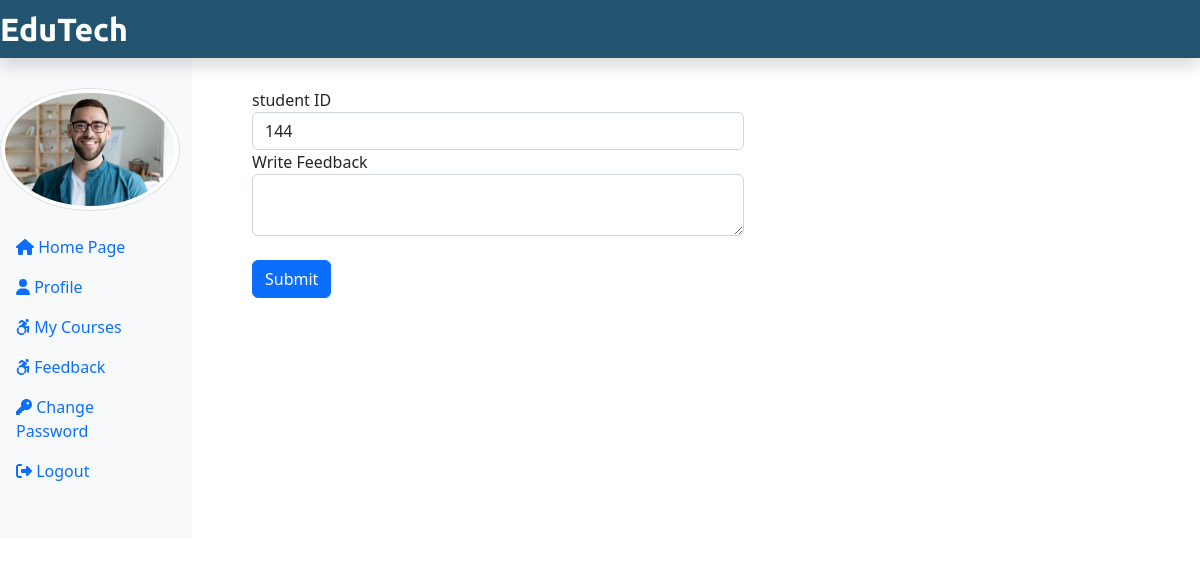
Page /Student/stufeedback.php (signed in) on the committed database.
### tables this page shows
CREATE TABLE `student` (
  `stu_id` int(11) NOT NULL,
  `stu_name` varchar(50) DEFAULT NULL,
  `stu_email` varchar(30) DEFAULT NULL,
  `stu_pass` varchar(30) DEFAULT NULL,
  `stu_occ` varchar(50) DEFAULT NULL,
  `stu_img` text DEFAULT NULL
);

### Student/stufeedback.php (the view, shortened to what this page needs)
<?php
include('./stuInclude/header.php');
include_once('../dbConnection.php');
if(isset($_SESSION['is_login'])){
    $stuEmail = $_SESSION['stuLogEmail'];
}else{
    echo "<script> location.href='../index.php'; </script>";
}
$sql = "SELECT * FROM student WHERE stu_email='$stuEmail'";
$result = $conn->query($sql);
if($result->num_rows == 1){
    $row = $result->fetch_assoc();
    $stuId = $row["stu_id"];
}
?>
<div class="col-sm-6 mt-5">
    <form class="mx-5" action="" method="post" enctype="multipart/form-data">
        <div class="form-group">
            <label for="stuId">student ID</label>
            <input type="text" class="form-control" id="stuId" name="stuId" value="<?php if(isset($stuId)) {echo $stuId;} ?>" readonly>
        </div>
        <div class="form-group">
            <label for="f_content">Write Feedback</label>
            <textarea class="form-control" id="f_content" name="f_content" row=2>
            </textarea>
        </div> <br>
            <button type="submit" class="btn btn-primary" id="submitFeedbackBtn" name="submitFeedbackBtn">Submit</button>
    </form>
</div>
<?php
include('./stuInclude/footer.php');
?>

### Student/stuInclude/header.php (shortened to what this page needs)
<?php
include_once('../dbConnection.php');
if(isset($_SESSION['is_login'])){
    $stuLogEmail = $_SESSION['stuLogEmail'];
}
if(isset($stuLogEmail)){
    $sql = "SELECT stu_img FROM student WHERE stu_email = '$stuLogEmail'";
    $result = $conn->query($sql);
    $row = $result->fetch_assoc();
    $stu_img = $row["stu_img"];
}
?>
<!DOCTYPE html>
<html lang="en">
<head>
    <link rel="stylesheet" type="text/css" href="../css/bootstrap.min.css">
    <link rel="stylesheet" type="text/css" href="../css/all.min.css">
    <link rel="stylesheet" type="text/css" href="../css/style.css">
    <link rel="stylesheet" href="../css/adminstyle.css">
    <link rel="stylesheet" type="text/css" href="../css/Testimonial.css">
</head>
<body>
   <nav class="navbar navbar-dark fixed-top flex-md-nowrap p-0 shadow" style="background-color: #225470;">
    <a class="navbar-brand col-sm-3 col-md-2 mr-0" href="studentProfile.php">EduTech</a>
   </nav>
<div class="container_fluid mb-5" style="margin-top:40px;">
    <div class="row">
        <nav class="col-sm-2 bg-light sidebar py-5 d-print-none">
            <div class="sidebar-sticky">
                <ul class="nav flex-column">
                    <li class="nav-item mb-3">
                        <img class="img-thumbnail rounded-circle" src="<?php echo $stu_img?>" alt="studentimage">
                    </li>
                    <li class="nav-item">
                        <a class="nav-link" href="../index.php">
                            <i class="fas fa-home"></i>
                            Home Page
                        </a>
                    </li>
                    <li class="nav-item">
                        <a class="nav-link" href="studentProfile.php">
                            <i class="fas fa-user"></i>
                            Profile
                        </a>
                    </li>
                    <li class="nav-item">
                        <a class="nav-link" href="myCourse.php">
                            <i class="fab fa-accessible-icon"></i>
                            My Courses
                        </a>
                    </li>
                    <li class="nav-item">
                        <a class="nav-link" href="stufeedback.php">
                            <i class="fab fa-accessible-icon"></i>
                            Feedback
                        </a>
                    </li>
                    <li class="nav-item">
                        <a class="nav-link" href="studentChangePass.php">
                            <i class="fas fa-key"></i>
                            Change Password
                        </a>
                    </li>
                    <li class="nav-item">
                        <a class="nav-link" href="../logout.php">
                            <i class="fas fa-sign-out-alt"></i>
                            Logout
                        </a>
                    </li>
                </ul>
            </div>
        </nav>
</body>
</html>

### css/style.css (style rules this page uses)
.navbar-brand { font-family: 'Ubuntu', sans-serif; font-size: 2em; font-weight: bold; color: #fff; }

### css/adminstyle.css (style rules this page uses)
.navbar-brand { font-family: "ubuntu", sans-serif; font-size: 2em; font-weight: bold; color: #fff; }

### rows in the picture
student: stu_img (picture), stuId "144"
